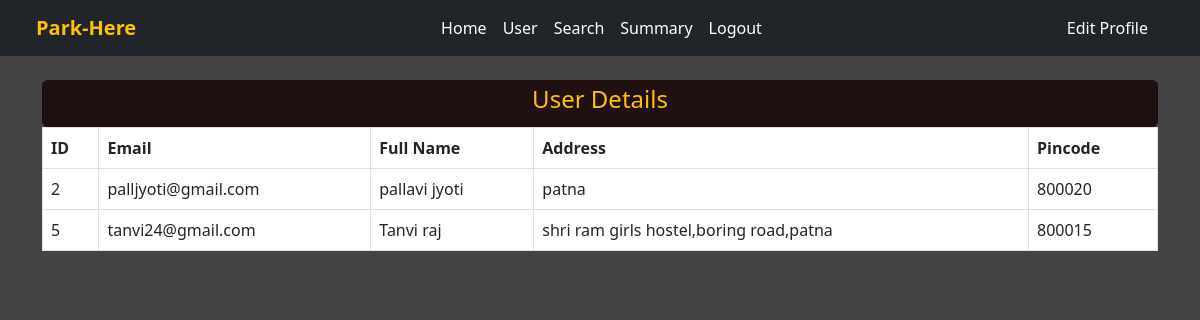
Screenshot of /admin/user (signed in) with the database file from the repository.
### controllers/model.py (models this page shows)
class User(db.Model,UserMixin):
    id=db.Column(db.Integer,primary_key=True,autoincrement=True)
    name=db.Column(db.String(80),nullable=False)
    email=db.Column(db.String(100),nullable=False,unique=True)
    password=db.Column(db.String(50),nullable=False)
    address=db.Column(db.String(120),nullable=False)
    pincode=db.Column(db.Integer,nullable=False)
    is_admin=db.Column(db.Boolean,default=False)

### controllers/admin_route.py (the view)
@app.route("/admin/user")
@login_required
def reg_user():
    users=User.query.all()
    return render_template("reg_user.html",users=users)

### app.py (called while the page is built)
@login_manager.user_loader
def load_user(user_id):
    return User.query.get(user_id)

### templates/reg_user.html (shortened to what this page needs)
<!DOCTYPE html>
<html lang="en">
<head>
  <link href="https://cdn.jsdelivr.net/npm/bootstrap@5.3.0/dist/css/bootstrap.min.css" rel="stylesheet">
</head>
<body>
  <nav class="navbar navbar-expand-lg navbar-dark bg-dark px-4">
    <div class="container-fluid">
      <a class="navbar-brand fw-bold text-warning">Park-Here</a>
      <div class="collapse navbar-collapse justify-content-between" id="mainNavbar">
        <ul class="navbar-nav mx-auto mb-2 mb-lg-0">
          <li class="nav-item"><a class="nav-link" href="/admin">Home</a></li>
          <li class="nav-item"><a class="nav-link" href="/admin/user">User</a></li>
          <li class="nav-item"><a class="nav-link" href="/admin/search">Search</a></li>
          <li class="nav-item"><a class="nav-link" href="/admin/summary">Summary</a></li>
          <li class="nav-item"><a class="nav-link" href="/logout">Logout</a></li>
        </ul>
        <ul class="navbar-nav">
          <li class="nav-item">
            <a class="nav-link btn btn-warning text-dark px-3 py-1" href="/edit_profile">Edit Profile</a>
          </li>
        </ul>
      </div>
    </div>
  </nav>
  <div class="container mt-4">
    <div class="card mx-auto p-1" style="background-color: #201010;">
    <h4 class="text-center mb-6 text-warning">User Details</h4>
     </div>
    <table class="table table-bordered">
      <thead>
        <tr>
          <th>ID</th>
          <th>Email</th>
          <th>Full Name</th>
          <th>Address</th>
          <th>Pincode</th>
        </tr>
      </thead>
      <tbody>
        {% for user in users %}
         {% if not user.is_admin %}
         <tr>
           <td>{{ user.id }}</td>
           <td>{{ user.email }}</td>
           <td>{{ user.name }}</td>
           <td>{{ user.address }}</td>
           <td>{{ user.pincode }}</td>
         </tr>
         {% endif %}
        {% endfor %}
        </tbody>
    </table>
  </div>
</body>
</html>

### templates/reg_user.html (style rules this page uses)
.navbar { background-color: #1f1f1f; }
.nav-link { color: white !important; }
body { background-color: #444242; }

### rows the page displays
User: id "2", email "palljyoti@gmail.com", name "pallavi jyoti", address "patna", pincode "800020"
User: id "5", email "tanvi24@gmail.com", name "Tanvi raj", address "shri ram girls hostel,boring road,patna", pincode "800015"
